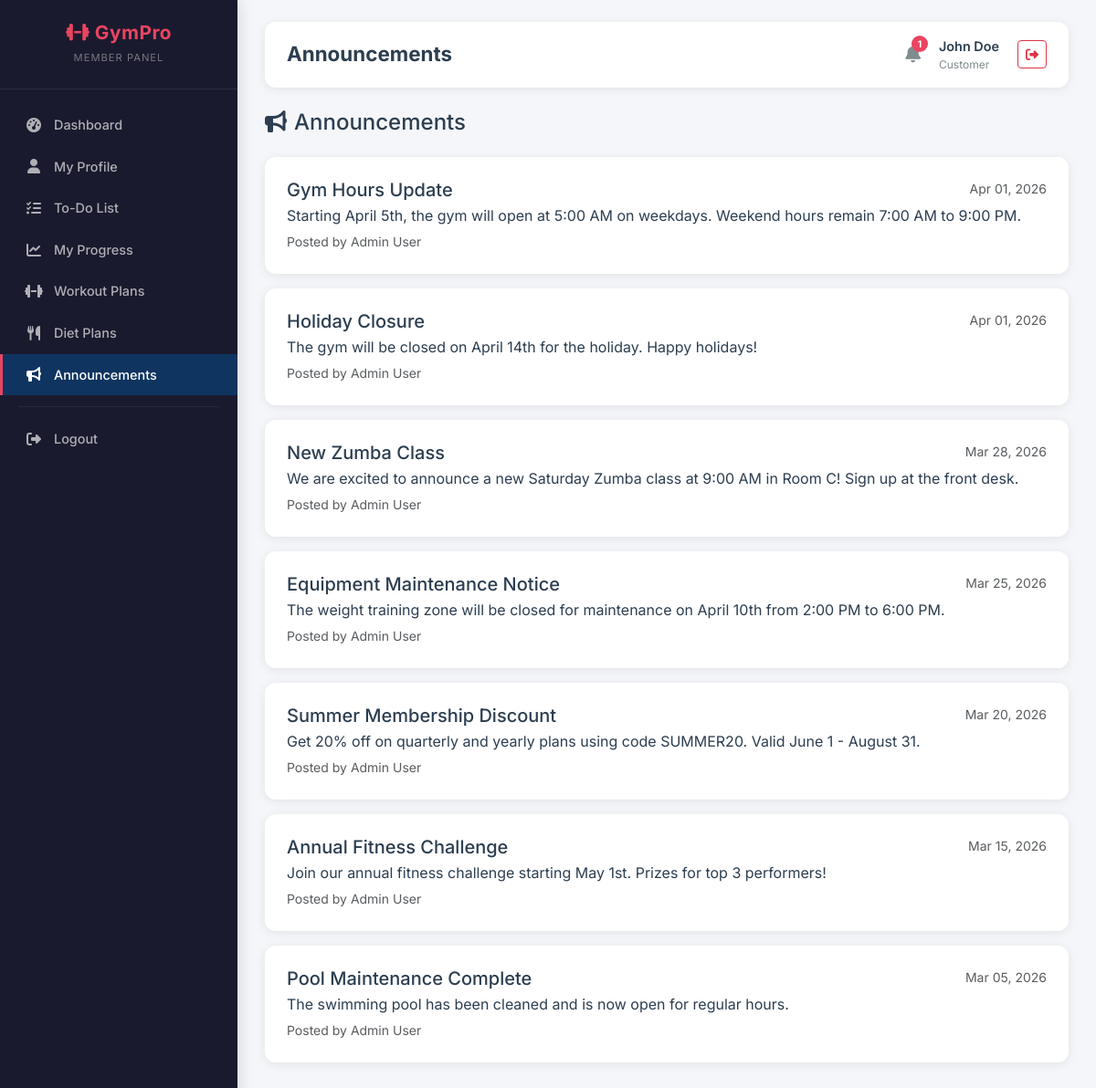
/customer/announcements.php (signed in), run on the app's committed database.
### tables this page shows
CREATE TABLE announcements (
    announcement_id INT AUTO_INCREMENT PRIMARY KEY,
    title VARCHAR(200) NOT NULL,
    message TEXT NOT NULL,
    posted_by INT,
    applied_date DATE NOT NULL,
    status ENUM('active','inactive') DEFAULT 'active',
    created_at TIMESTAMP DEFAULT CURRENT_TIMESTAMP,
    FOREIGN KEY (posted_by) REFERENCES users(user_id)
);

CREATE TABLE users (
    user_id INT AUTO_INCREMENT PRIMARY KEY,
    full_name VARCHAR(100) NOT NULL,
    email VARCHAR(100) UNIQUE NOT NULL,
    password VARCHAR(255) NOT NULL,
    phone VARCHAR(20),
    gender ENUM('male','female','other'),
    role ENUM('admin','staff','customer') DEFAULT 'customer',
    status ENUM('active','pending','expired','frozen') DEFAULT 'pending',
    profile_pic VARCHAR(255),
    address TEXT,
    dob DATE,
    created_at TIMESTAMP DEFAULT CURRENT_TIMESTAMP
);

### customer/announcements.php (the view, shortened to what this page needs)
<?php
require_once __DIR__ . '/../config/db.php';
$announcements = $pdo->query("SELECT a.*, u.full_name FROM announcements a JOIN users u ON a.posted_by = u.user_id WHERE a.status = 'active' ORDER BY a.applied_date DESC")->fetchAll();
include __DIR__ . '/../includes/header.php';
?>
<h4 class="mb-4"><i class="fas fa-bullhorn me-2"></i>Announcements</h4>
<?php if (empty($announcements)): ?>
    <div class="card-custom"><div class="card-body"><div class="empty-state"><i class="fas fa-bullhorn"></i><p>No announcements at this time</p></div></div></div>
<?php else: foreach ($announcements as $a): ?>
    <div class="card-custom mb-3 animate-in">
        <div class="card-body">
            <div class="d-flex justify-content-between align-items-start">
                <h5 class="mb-1"><?= htmlspecialchars($a['title']) ?></h5>
                <small class="text-muted"><?= date('M d, Y', strtotime($a['applied_date'])) ?></small>
            </div>
            <p class="mb-1"><?= nl2br(htmlspecialchars($a['message'])) ?></p>
            <small class="text-muted">Posted by <?= htmlspecialchars($a['full_name']) ?></small>
        </div>
    </div>
<?php endforeach; endif; ?>
<?php include __DIR__ . '/../includes/footer.php'; ?>

### assets/css/custom.css (style rules this page uses)
:root { --sidebar-bg: #1a1a2e; --sidebar-hover: #16213e; --sidebar-active: #0f3460; --accent: #e94560; --accent-hover: #c81e45; --accent-light: rgba(233, 69, 96, 0.15); --bg-light: #f4f6f9; --bg-white: #ffffff; --text-dark: #2c3e50; --text-muted: #7f8c8d; --text-light: #ecf0f1; --border-color: #e0e0e0; --shadow: 0 2px 12px rgba(0, 0, 0, 0.08); --shadow-lg: 0 8px 30px rgba(0, 0, 0, 0.12); --radius: 12px; --radius-sm: 8px; --transition: all 0.3s ease; --font-main: 'Inter', sans-serif; }
* { box-sizing: border-box; }
body { font-family: var(--font-main); background: var(--bg-light); color: var(--text-dark); margin: 0; padding: 0; min-height: 100vh; }
.card-custom { background: var(--bg-white); border-radius: var(--radius); box-shadow: var(--shadow); border: none; overflow: hidden; transition: var(--transition); }
.card-custom .card-body { padding: 24px; }
.animate-in { animation: fadeInUp 0.5s ease forwards; }

### data on the page
announcements: title "Gym Hours Update", applied_date "Apr 01, 2026", message "Starting April 5th, the gym will open at 5:00 AM on weekdays. Weekend hours remain 7:00 AM to 9:00 PM.", posted_by.full_name "Admin User"
announcements: title "Holiday Closure", applied_date "Apr 01, 2026", message "The gym will be closed on April 14th for the holiday. Happy holidays!", posted_by.full_name "Admin User"
announcements: title "New Zumba Class", applied_date "Mar 28, 2026", message "We are excited to announce a new Saturday Zumba class at 9:00 AM in Room C! Sign up at the front desk.", posted_by.full_name "Admin User"
announcements: title "Equipment Maintenance Notice", applied_date "Mar 25, 2026", message "The weight training zone will be closed for maintenance on April 10th from 2:00 PM to 6:00 PM.", posted_by.full_name "Admin User"
announcements: title "Summer Membership Discount", applied_date "Mar 20, 2026", message "Get 20% off on quarterly and yearly plans using code SUMMER20. Valid June 1 - August 31.", posted_by.full_name "Admin User"
announcements: title "Annual Fitness Challenge", applied_date "Mar 15, 2026", message "Join our annual fitness challenge starting May 1st. Prizes for top 3 performers!", posted_by.full_name "Admin User"
announcements: title "Pool Maintenance Complete", applied_date "Mar 05, 2026", message "The swimming pool has been cleaned and is now open for regular hours.", posted_by.full_name "Admin User"

### other printed values
$page_title "Announcements"
$unread_count "1"
$_SESSION['full_name'] "John Doe"
$_SESSION['role'] "Customer"
